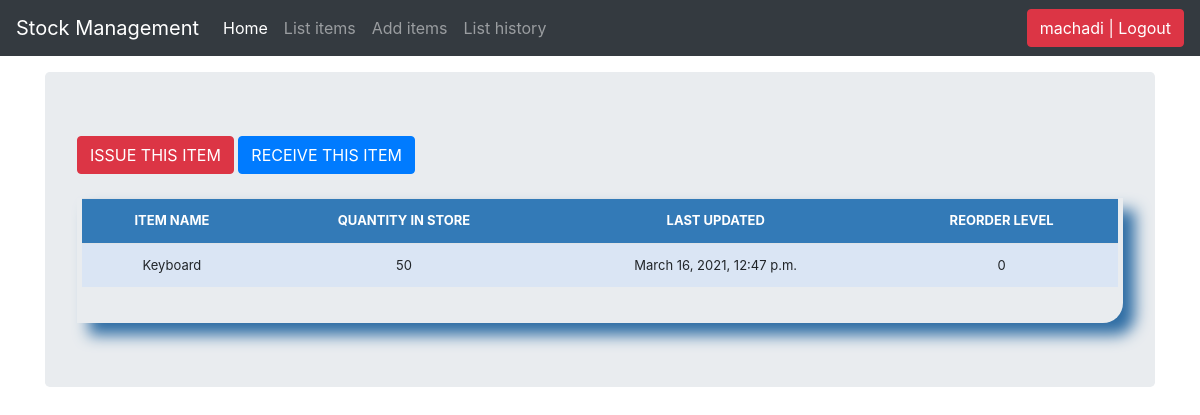
The app's page /stock_detail/6/ (signed in) with its own data.
### store/models.py (models this page shows, shortened)
class Stock(models.Model):
    category = models.ForeignKey(Category, on_delete=models.CASCADE, blank=True, null=True)
    item_name = models.CharField(max_length=50, blank=True, null=True)
    quantity = models.IntegerField(default='0', blank=True, null=True)
    receive_quantity = models.IntegerField(default='0', blank=True, null=True)
    receive_by = models.CharField(max_length=50, blank=True, null=True)
    issue_quantity = models.IntegerField(default='0', blank=True, null=True)
    issue_by = models.CharField(max_length=50, blank=True, null=True)
    issue_to = models.CharField(max_length=50, blank=True, null=True)
    phone_number = models.CharField(max_length=9, blank=True, null=True)
    created_by = models.CharField(max_length=50, blank=True, null=True)
    reorder_level = models.IntegerField(default='0', blank=True, null=True)
    date_created = models.DateTimeField(auto_now_add = True, auto_now=False)
    last_updated = models.DateTimeField(auto_now_add=False, auto_now=True)

### store/views.py (the view)
# urls.py: path('stock_detail/<str:pk>/', views.stock_detail, name='stock_detail'),
@login_required
def stock_detail(request, pk):
    queryset = Stock.objects.get(id=pk)
    context = {
        "queryset" : queryset,
    }
    return render(request, "store/stock_detail.html", context)

### store/templates/store/stock_detail.html (shortened to what this page needs)
{% load static %}
{% load crispy_forms_tags %}
<!DOCTYPE html>
<html lang="en">
<head>
    <link rel="stylesheet" href="{% static 'css/stylesheet.css' %}">
    <link rel="stylesheet" href="{% static 'css/bootstrap.min.css' %}">
    <link rel="stylesheet" href="{% static 'css/navbar-top-fixed.css' %}">
</head>
<body>
    {% include 'store/navbar.html' %}
    <main role="main" class="container">
        <div class="jumbotron">
            <a href="{% url 'store:issue_items' queryset.id %}"><div class="btn btn-danger">ISSUE THIS ITEM</div></a>
            <a href="{% url 'store:receive_items' queryset.id %}"><div class="btn btn-primary">RECEIVE THIS ITEM</div></a>
            <br><br>
            <div class="display_table">
                <table class="table">
                    <tr>
                        <th>ITEM NAME</th>
                        <th>QUANTITY IN STORE</th>
                        <th>LAST UPDATED</th>
                        <th>REORDER LEVEL</th>
                    </tr>
                    <tr>
                        <td>{{queryset.item_name}}</td>
                        <td>{{queryset.quantity}}</td>
                        <td>{{queryset.last_updated}}</td>
                        <td>{{queryset.reorder_level}}</td>
                    </tr>
                </table>
            </div>
        </div>
    </main>
</body>
</html>

### store/templates/store/navbar.html (shortened to what this page needs)
<nav class="navbar navbar-expand-md navbar-dark fixed-top bg-dark">
    <a href="/" class="navbar-brand">Stock Management</a>
    <div class="collapse navbar-collapse" id="navbarCollapse">
        <ul class="navbar-nav mr-auto">
            <li class="nav-item active">
                <a href="/" class="nav-link">Home <span class="sr-only">(current)</span></a>
            </li>
            {% if request.user.is_authenticated %}
            <li class="nav-item">
                <a href="/list_items" class="nav-link">List items</a>
            </li>
            <li class="nav-item">
                <a href="/add_items" class="nav-link">Add items</a>
            </li>
            <li class="nav-item">
                <a href="/list_history" class="nav-link">List history</a>
            </li>
            {% endif %}
        </ul>
        <ul class="navbar-nav">
            {% if request.user.is_authenticated %}
            <li><a href="/accounts/logout"><button class="btn btn-danger">{{ user }} | Logout</button></a></li>
            {% else %}
            <li><a href="/accounts/login">Login</a></li>
            {% endif %}
        </ul>
    </div>
</nav>

### store/static/css/stylesheet.css (style rules this page uses)
body { background-color: #34eb6b; }
.table { font-size:13px; text-align: center; width:95%; margin:auto; }
.table tr:nth-child(odd) { background-color: #B8CAE4; }
.table tr:nth-child(even) { background-color: #dae5f4; }
th { background-color: #337ab7; color: white; }
.display_table { border-bottom-right-radius: 20px; padding-left: 5px; padding-right: 5px; padding-bottom: 20px; box-shadow: 12px 12px 15px #2e6da4; }

### store/static/css/navbar-top-fixed.css (style rules this page uses)
body { min-height: 75rem; padding-top: 4.5rem; }

### records on screen
Stock: item_name "Keyboard", quantity "50", last_updated "March 16, 2021, 12:47 p.m.", reorder_level "0"

### other values on screen
{{ user }} "machadi"
